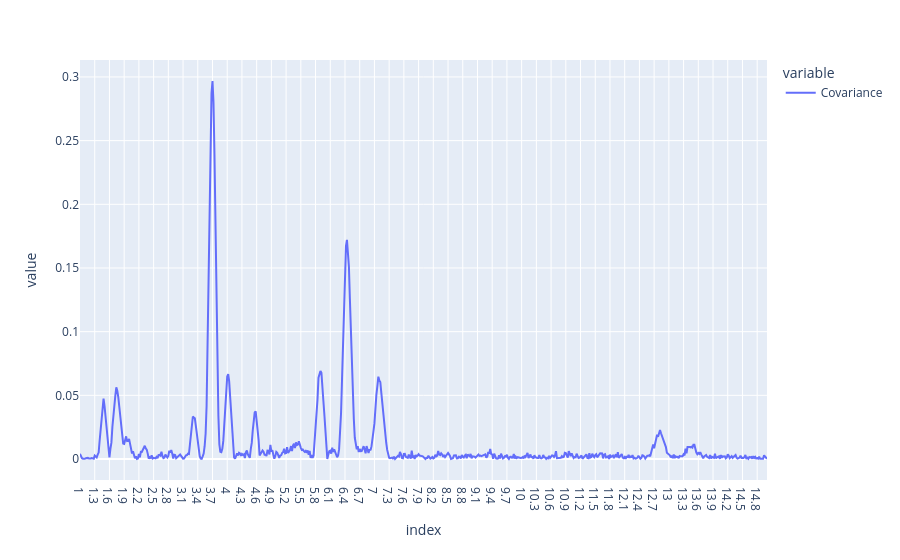

Here is the notebook cell this chart was saved with:
### Code cell
# Covariância global entre cada variável espectral e a predição contínua
cov_scores = []
y_pred_vals = y_pred_cont.values
for col in Xcalclass_prep.columns:
    x_vals = Xcalclass_prep[col].values
    cov = np.cov(x_vals, y_pred_vals)[0, 1]
    cov_scores.append(cov)
cov_scores_df = pd.DataFrame(np.abs(cov_scores), index=Xcalclass_prep.columns, columns=['Covariance'])
cov_scores_df.plot()

### Figure 1 — Plotly figure (JSON) as saved in the notebook; plotly's stock layout.template omitted (floating-point values rounded to 4 significant figures; data arrays with more than 128 entries replaced by an {"elided": "..."} marker saying what was removed)
{"data": [{"hovertemplate": "variable=Covariance<br>index=%{x}<br>value=%{y}<extra></extra>", "legendgroup": "Covariance", "line": {"color": "#636efa", "dash": "solid"}, "marker": {"symbol": "circle"}, "mode": "lines", "name": "Covariance", "orientation": "v", "showlegend": true, "type": "scatter", "x": {"elided": "701 str values"}, "xaxis": "x", "y": {"elided": "701 float values"}, "yaxis": "y"}], "layout": {"legend": {"title": {"text": "variable"}, "tracegroupgap": 0}, "margin": {"t": 60}, "xaxis": {"anchor": "y", "domain": [0, 1], "title": {"text": "index"}}, "yaxis": {"anchor": "x", "domain": [0, 1], "title": {"text": "value"}}}}
